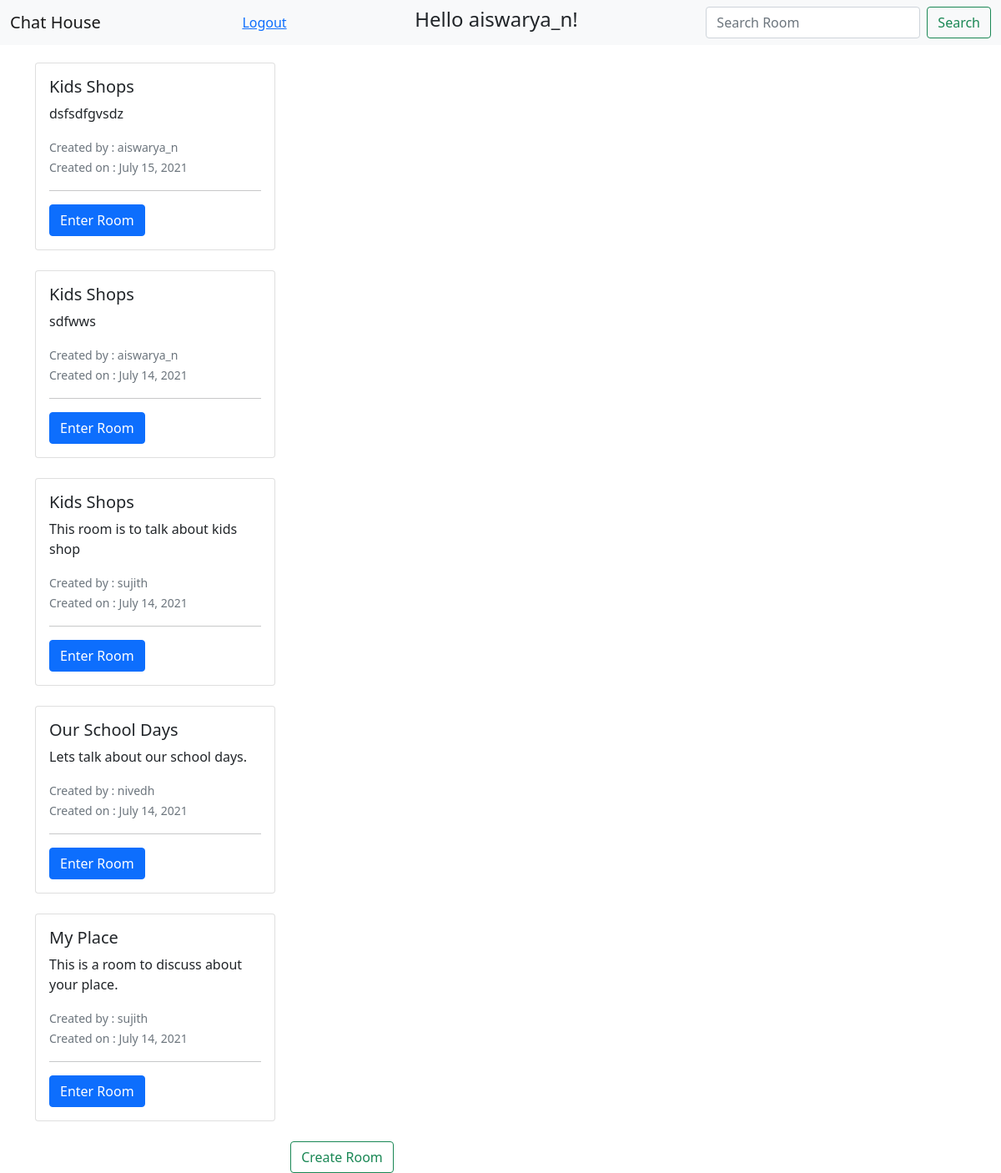
The page / (signed in) on the database its author committed.
### chatroom/models.py (models this page shows, shortened)
class Room(models.Model):
    name = models.CharField(max_length=200)
    description = models.TextField()
    date_created = models.DateTimeField(default=timezone.now)
    created_by = models.ForeignKey(User, default="", null="True", blank="True", on_delete=models.CASCADE)

### chatroom/views.py (the view)
# urls.py: path('', views.index, name="room-home"),
def index(request):
    room_details = Room.objects.order_by('-date_created')
    context={'room_details':room_details}
    return render(request, 'chatroom/index.html', context)

### templates/chatroom/index.html
{% extends 'base.html' %}
{% block content %}
  {% for details in room_details %}
<div class="card" style="width: 18rem;">
    <div class="card-body">
      <h5 class="card-title">{{details.name}}</h5>
      <p class="card-text">{{details.description}}</p>
      <small class="text-muted">Created by : {{ details.created_by }}</small><br>
      <small class="text-muted">Created on : {{ details.date_created|date:"F d, Y" }}</small><br><hr>
      <a href="{% url 'chatroom:room-message' details.id %}" class="btn btn-primary">Enter Room</a>
    </div>
</div><br>
  {% endfor %}
<footer class="d-flex justify-content-center">
      <a class="btn btn-outline-success" href="{% url 'chatroom:create-room' request.user.id %}">Create Room</a>
</footer>
{% endblock %}

### templates/base.html (shortened to what this page needs)
<!DOCTYPE html>
<html lang="en">
<head>
    <link href="https://cdn.jsdelivr.net/npm/bootstrap@5.0.2/dist/css/bootstrap.min.css" rel="stylesheet">
</head>
<body>
    <header>
        <nav class="navbar navbar-light bg-light" style="position:fixed; width:100%; top:0; z-index:1;">
            <div class="container-fluid">
              <span class="navbar-brand mb-0 h1">Chat House</span>
              {% if user.is_authenticated %}
              <a href="{% url 'logout' %}">Logout</a>
              <h4>Hello {{user.username}}!</h4>
              <form method="" action="{% url 'chatroom:room-home' %}" class="d-flex">
                <input class="form-control me-2" type="search" placeholder="Search Room" aria-label="Search" name="room-name">
                <button class="btn btn-outline-success" type="submit">Search</button>
              </form>
              {% else %}
              <a href="{% url 'login' %}">Login</a>
              {% endif %}
            </div>
          </nav>
    </header>
    <section>
    <div class="container" style="padding-top: 75px;">
        <div class="row">
            <div class="col-md-8">
              {% block content %}{% endblock %}
            </div>
        </div>
    </div>
</section>
</body>
</html>

### rows shown on the page
Room: name "Kids Shops", description "dsfsdfgvsdz", created_by "aiswarya_n", date_created "July 15, 2021"
Room: name "Kids Shops", description "sdfwws", created_by "aiswarya_n", date_created "July 14, 2021"
Room: name "Kids Shops", description "This room is to talk about kids shop", created_by "sujith", date_created "July 14, 2021"
Room: name "Our School Days", description "Lets talk about our school days.", created_by "nivedh", date_created "July 14, 2021"
Room: name "My Place", description "This is a room to discuss about your place.", created_by "sujith", date_created "July 14, 2021"

### other values the page prints
{{ user.username }} "aiswarya_n"
